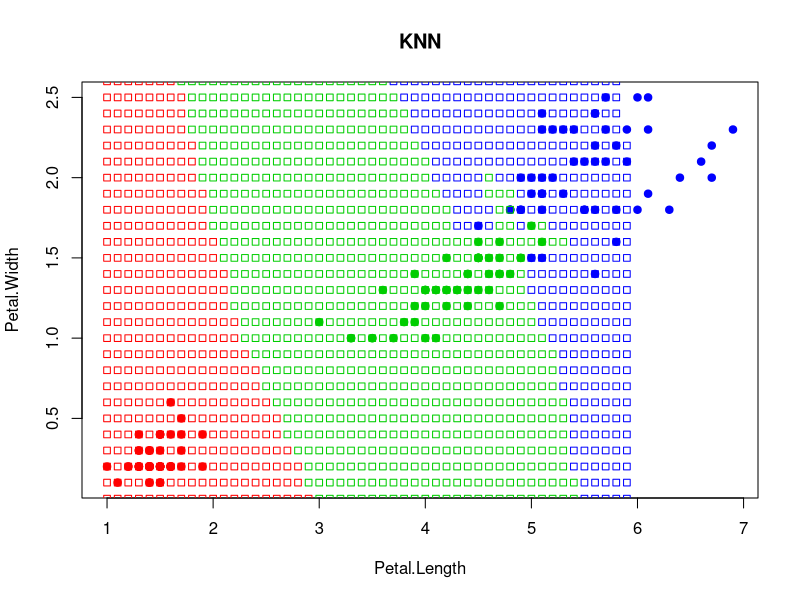

This chart was generated by the following R code: (Note: a time limit stopped this script after it produced the figure.)
euclDistance = function(u,v){
  sqrt(sum((u-v)^2))
}
sortObjectsByDist = function(xl,z, metricFunction = euclDistance){
  l = dim(xl)[1]       #число элементов в выборке
  n = dim(xl)[2] - 1   #число признаков объекта
  
  distances = matrix(NA, l, 2) #матрица расстояний
  
  for(i in 1:l){
    distances[i, ] = c(i, metricFunction(xl[i, 1:n], z))
  }
  orderedXl = xl[order(distances[, 2]), ]
  return (orderedXl)
}

kNN = function(xl,z,k){
  orderedXl = sortObjectsByDist(xl, z)
  n = dim(orderedXl)[2] - 1
  classes = orderedXl[1:k, n+1]
  counts = table(classes)
  class = names(which.max(counts))
  return (class)
}


colors = c("setosa" = "red", "versicolor" = "green3", "virginica" = "blue")
plot(iris[, 3:4], pch = 21, bg = colors[iris$Species],
     col = colors[iris$Species], main="KNN")

x = 1;
y = 0;
xl = iris[,3:5];
while (x < 7) {
  while(y < 2.8) {
    z = c(x, y)
    class = kNN(xl, z, k=1)
    points(z[1], z[2], pch = 22, col = colors[class])
    y = y + 0.1
    }
  y = 0
  x = x + 0.1
}
